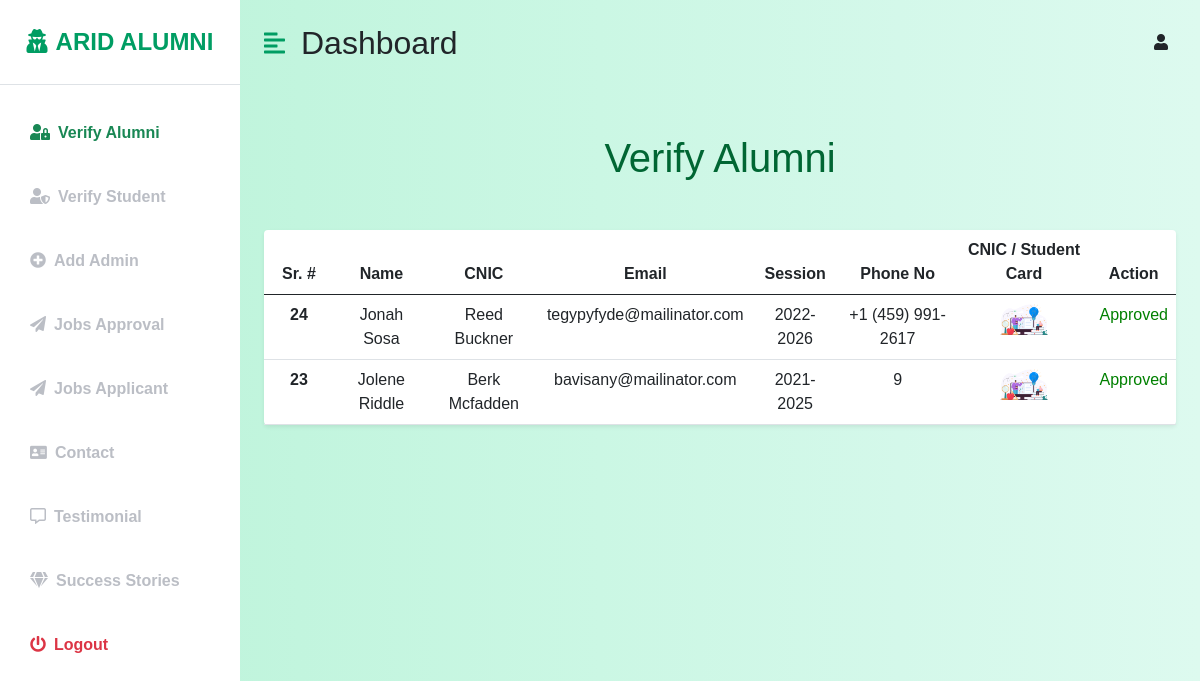
The page /admin/verify_alumni.php (signed in) on the database its author committed.
### tables this page shows
CREATE TABLE `alumni` (
  `id` int NOT NULL,
  `FullName` varchar(225) NOT NULL,
  `RegistrationNo` varchar(225) NOT NULL,
  `CNIC_img` varchar(225) NOT NULL,
  `Session` varchar(225) NOT NULL,
  `CNIC_no` varchar(225) NOT NULL,
  `Email` varchar(225) NOT NULL,
  `gender` varchar(225) NOT NULL,
  `PhoneNumber` varchar(225) NOT NULL,
  `Passoutyear` varchar(225) NOT NULL,
  `DepartmentofGraduation` varchar(225) NOT NULL,
  `CurrentEmployementStatus` varchar(225) NOT NULL,
  `Designation` varchar(225) NOT NULL,
  `OrganizationName` varchar(225) NOT NULL,
  `OfficeEmail` varchar(225) NOT NULL,
  `OfficePhNo` varchar(225) NOT NULL,
  `Password` varchar(225) NOT NULL,
  `status` int NOT NULL,
  `date` varchar(225) NOT NULL
);

### admin/verify_alumni.php (the view, shortened to what this page needs)
<!DOCTYPE html>
<html lang="en">
<head>
    <link href="https://cdn.jsdelivr.net/npm/bootstrap@5.0.0-beta3/dist/css/bootstrap.min.css" rel="stylesheet" />
    <link rel="stylesheet" href="https://cdnjs.cloudflare.com/ajax/libs/font-awesome/5.15.3/css/all.min.css" />
    <link rel="stylesheet" href="styles.css" />
    <link rel="stylesheet" href="admin.css">
</head>
<body>
    <div class="d-flex" id="wrapper">
        <div class="bg-white" id="sidebar-wrapper">
            <div class="sidebar-heading text-center py-4 primary-text fs-4 fw-bold text-uppercase border-bottom"><i
                    class="fas fa-user-secret me-2"></i>ARID ALUMNI</div>
            <div class="list-group list-group-flush my-3">
                <a href="verify_alumni.php"
                    class="list-group-item text-success list-group-item-action bg-transparent second-text fw-bold"><i
                        class="fas fa-user-lock me-2"></i>Verify Alumni</a>
                <a href="verify_student.php"
                    class="list-group-item list-group-item-action bg-transparent second-text fw-bold"><i
                        class="fas fa-user-shield me-2"></i>Verify Student</a>
                <a href="add_admin.php"
                    class="list-group-item list-group-item-action bg-transparent second-text fw-bold"><i
                        class="fas fa-plus-circle me-2"></i>Add Admin</a>
                <a href="job_approve.php"
                    class="list-group-item list-group-item-action bg-transparent second-text fw-bold"><i
                        class="fas fa-paper-plane me-2"></i>Jobs Approval</a>
                        <a href="job_applicant.php"
                    class="list-group-item list-group-item-action bg-transparent second-text fw-bold"><i
                        class="fas fa-paper-plane me-2"></i>Jobs Applicant</a>
                <a href="contact.php"
                    class="list-group-item list-group-item-action bg-transparent second-text fw-bold"><i
                    style='font-size:15px' class='fas me-2'>&#xf2bb;</i>Contact</a>
                        <a href="testimonial.php"
                    class="list-group-item list-group-item-action bg-transparent second-text fw-bold"><i
                        class="far fa-comment-alt me-2"></i>Testimonial</a>
                <a href="success-stories.php"
                    class="list-group-item list-group-item-action bg-transparent second-text fw-bold"><i
                    class="fa fa-gem me-2"></i>Success Stories</a>
                <a href="logout.php" class="list-group-item list-group-item-action bg-transparent text-danger fw-bold"><i
                        class="fas fa-power-off me-2"></i>Logout</a>
            </div>
        </div>
        <div id="page-content-wrapper">
            <nav class="navbar navbar-expand-lg navbar-light bg-transparent py-4 px-4">
                <div class="d-flex align-items-center">
                    <i class="fas fa-align-left primary-text fs-4 me-3" id="menu-toggle"></i>
                    <h2 class="fs-2 m-0">Dashboard</h2>
                </div>
                <div class="collapse navbar-collapse" id="navbarSupportedContent">
                    <ul class="navbar-nav ms-auto mb-2 mb-lg-0">
                        <li>
                            <i class="fas fa-user me-2"></i><?php  echo $_SESSION['adminname'] ?>
                        </li>
                    </ul>
                </div>
            </nav>
            <section>
                <div class="container-fluid px-4">
                    <div class="row my-5">
                        <h3 class="admin">Verify Alumni</h3><br><br><br><br>
                        <div class="col">
                            <table class="table bg-white rounded shadow-sm  table-hover" style="text-align: center;">
                                <thead>
                                    <tr>
                                        <th scope="col" width="70">Sr. #</th>
                                        <th scope="col">Name</th>
                                        <th scope="col">CNIC</th>
                                        <th scope="col">Email</th>
                                        <th scope="col">Session</th>
                                        <th scope="col">Phone No</th>
                                        <th scope="col">CNIC / Student Card </th>
                                        <th scope="col">Action</th>
                                    </tr>
                                </thead>
                                <tbody>
                                <?php
   include("include/connection.php");
              $qry = "SELECT * FROM alumni ORDER BY id DESC  ";
              $res = mysqli_query($conn, $qry);
              if (mysqli_num_rows($res)>0) {
               while($a = mysqli_fetch_array($res))
              {
               ?>
                                    <tr>
                                        <th scope="row"><?php echo $a['id'] ?></th>
                                        <td><?php echo $a['FullName'] ?></td>
                                        <td><?php echo $a['CNIC_no'] ?></td>
                                        <td><?php echo $a['Email'] ?></td>
                                        <td><?php echo $a['Session'] ?></td>
                                        <td><?php echo $a['PhoneNumber'] ?></td>
                                        <td><a href="../<?php echo $a['CNIC_img'] ?>"><img src="../<?php echo $a['CNIC_img'] ?>" class="img_cnic" alt="id"></a></td>
                                        <?php
                                        if ($a['status']==1) {  ?>
                                            <td><a href="custom.php?id=<?php echo $a['id'] ?>&type=alumni&status=0&daily=alumniapprove"> Approve </a> / <a href="custom.php?id=<?php echo $a['id'] ?>&type=alumni&status=2&daily=alumnideny"> Deny </a></td>
                                            <?php     }elseif($a['status']==0){ ?>
                                                <td style="color:green" >Approved</td>
                                         <?php   }else{ ?>
                                                    <td style="color:red" >Disapproved</td>
                                                    <?php   }
                                        ?>
                                    </tr>
                                 <?php }} ?>
                                </tbody>
                            </table>
                        </div>
                    </div>
            </section>
        </div>
    </div>
</body>
</html>

### admin/styles.css (style rules this page uses)
:root { --main-bg-color: #009d63; --main-text-color: #009d63; --second-text-color: #bbbec5; --second-bg-color: #c1efde; }
.primary-text { color: var(--main-text-color); }
.second-text { color: var(--second-text-color); }
#wrapper { overflow-x: hidden; background-image: linear-gradient( to right, #baf3d7, #c2f5de, #cbf7e4, #d4f8ea, #ddfaef ); }
#sidebar-wrapper { min-height: 100vh; margin-left: -15rem; transition: margin 0.25s ease-out; }
#sidebar-wrapper .sidebar-heading { padding: 0.875rem 1.25rem; font-size: 1.2rem; }
#sidebar-wrapper .list-group { width: 15rem; }
#page-content-wrapper { min-width: 100vw; }
#menu-toggle { cursor: pointer; }
.list-group-item { border: none; padding: 20px 30px; }
@media (min-width: 768px) { #sidebar-wrapper { margin-left: 0; } }
@media (min-width: 768px) { #page-content-wrapper { min-width: 0; width: 100%; } }

### admin/admin.css (style rules this page uses)
:root { --lightWhite: rgba(255, 255, 255, 0.856); --heading: #006633; }
body { font-family: Arial, sans-serif; }
.admin { text-align: center; font-size: 2.5rem; color: var(--heading); }
.img_cnic { width: 50px; padding: 1px; }

### rows shown on the page
alumni: id "24", FullName "Jonah Sosa", CNIC_no "Reed Buckner", Email "tegypyfyde@mailinator.com", Session "2022-2026", PhoneNumber "+1 (459) 991-2617", CNIC_img (picture), status "Approved"
alumni: id "23", FullName "Jolene Riddle", CNIC_no "Berk Mcfadden", Email "bavisany@mailinator.com", Session "2021-2025", PhoneNumber "9", CNIC_img (picture), status "Approved"
